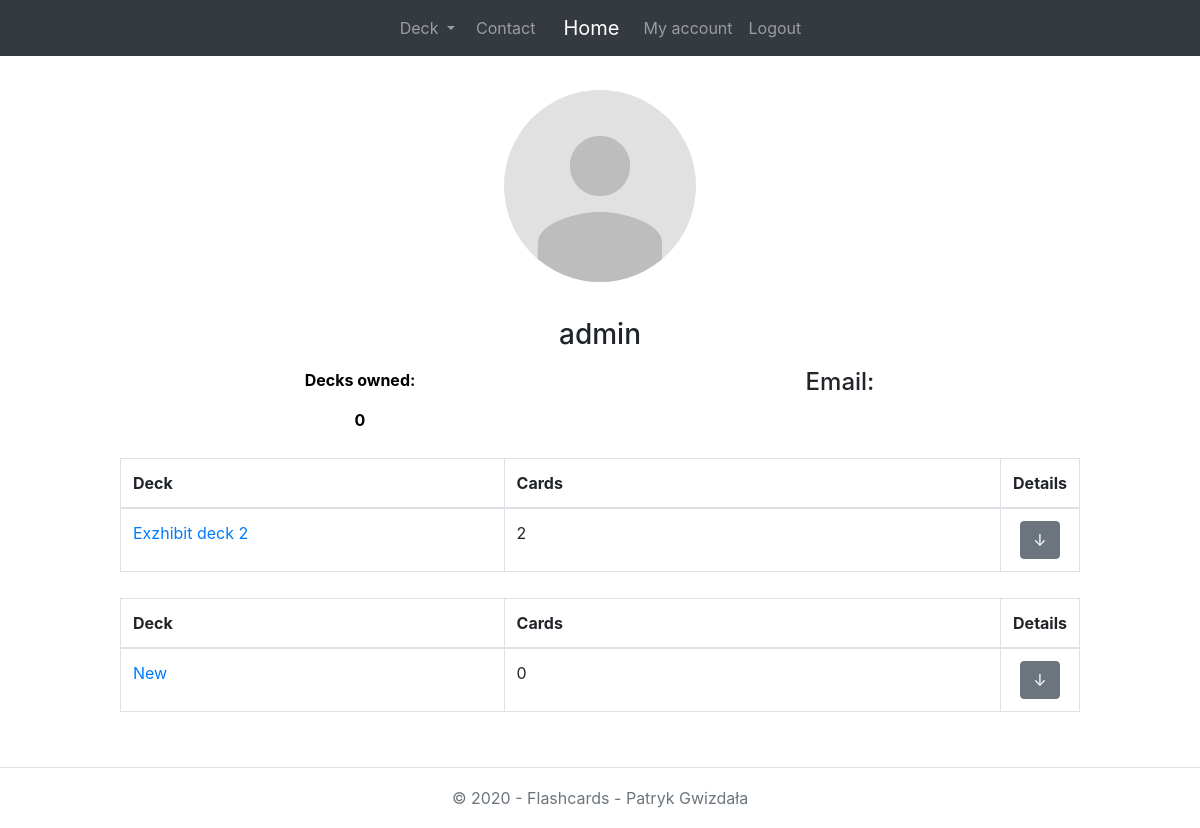
Before: /accounts/profile/1 (signed in) with the older database file.
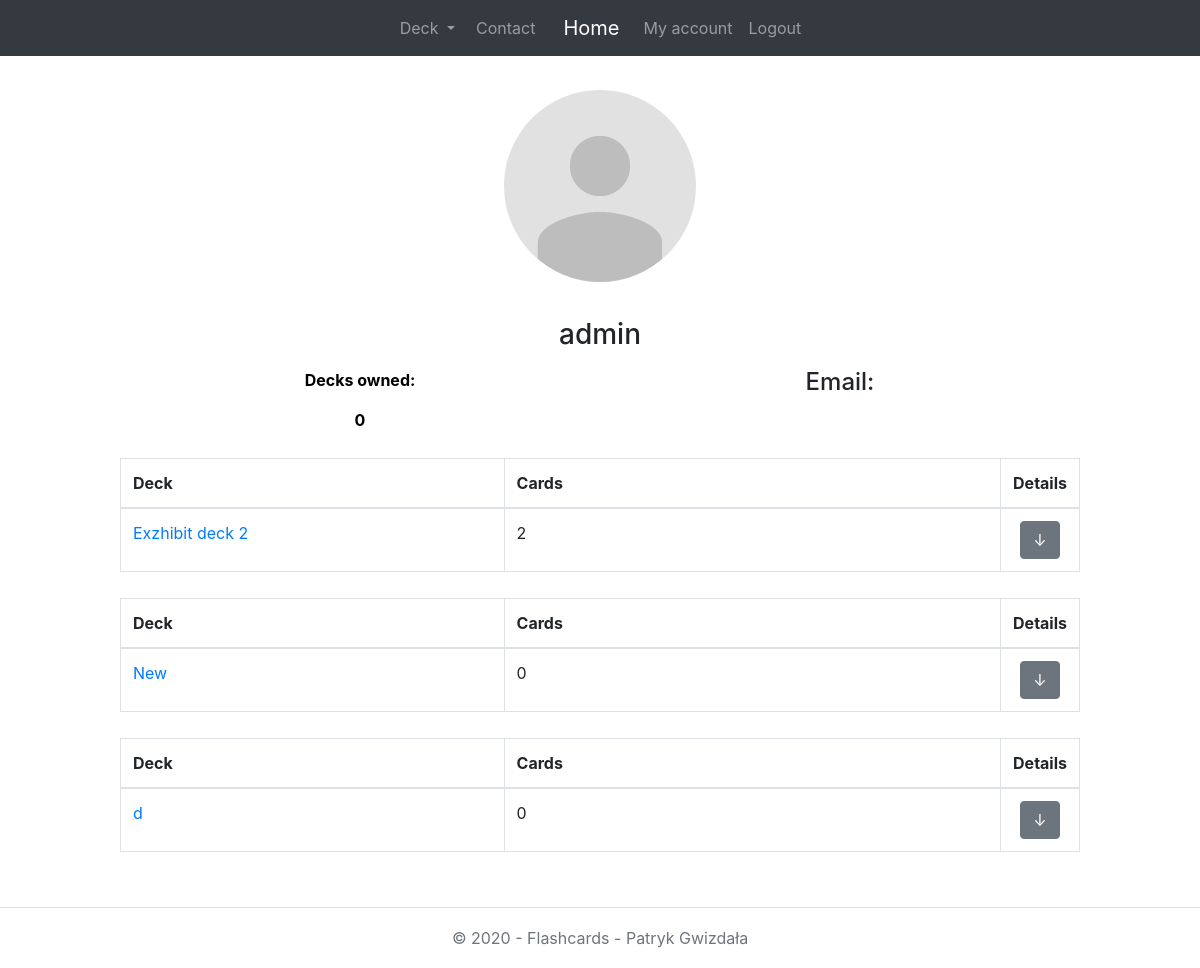
After: the same page with the newer database file.
### FlashcardsWeb/models.py (models this page shows, shortened)
class Deck(models.Model):
    creator = models.ForeignKey(User, on_delete=models.SET_NULL, null=True, blank=True)
    title = models.CharField(max_length=64, null=False, blank=False, help_text="64 characters maximum")
    description = models.CharField(max_length=64, null=False, blank=True)
    is_public = models.BooleanField(default=False)
    def num_of_cards(self):
        return self.card_set.count()
    num_of_cards.short_description = 'Card Count'

### FlashcardsWeb/views.py (the view)
# urls.py: path('accounts/profile/<int:pk>', UserDetailView.as_view(), name='profile'),
class UserDetailView(DetailView):
    model = User
    template_name = 'user/user_profile_view.html'
    def get_context_data(self, **kwargs):
        decks = Deck.objects.filter(creator=self.request.user)
        context = super(UserDetailView, self).get_context_data(**kwargs)
        context['decks'] = decks
        return context

### FlashcardsWeb/templates/user/user_profile_view.html (shortened to what this page needs)
{% extends 'base.html' %}
{% block content %}
    <div class="container">
        <div class="row justify-content-center">
            <div class="user-image-placeholder">
                <div class="col-sm-2">
                    <img class="img-circle img-responsive" src="../../static/avatar_2x.png">
                </div>
            </div>
        </div>
        <div class="row text-center justify-content-center">
            <div class="col-md-6 col-sm-6">
                <p><h3>{{ user.username }}</h3></p>
            </div>
        </div>
        <div class="row justify-content-center">
            <div class="col-md-6">
                <div class="row justify-content-center">
                    <p><b>Decks owned:</b></p>
                </div>
                <div class="row justify-content-center">
                    <p><b>{{ user.deck_set.count }}</b></p>
                </div>
            </div>
            <div class="col-md-6">
                <div class="row justify-content-center">
                    <p><h4>Email:</h4></p>
                </div>
                <div class="row justify-content-center">
                </div>
            </div>
        </div>
    </div>
    {% for deck in decks %}
        <table class="table table-bordered profile-table">
            <thead>
            <tr>
                <th style="width:40%">Deck</th>
                <th>Cards</th>
                <th style="width:5%">Details</th>
            </tr>
            </thead>
            <tbody>
            <tr>
                <td><a href="{% url 'deck_detail' deck.pk %}">{{ deck.title }}</a></td>
                <td>{{ deck.num_of_cards }}</td>
                <td align="center">
                    <button class="btn btn-secondary" type="button" data-toggle="collapse"
                            data-target="#collapseExample{{ deck.id }}"
                            aria-expanded="false" aria-controls="collapseExample">
                        &darr;
                    </button>
                </td>
            </tr>
        </table>
    {% endfor %}
{% endblock %}

Changed rows visible on the page:
added Deck: title "d", num_of_cards "0"
